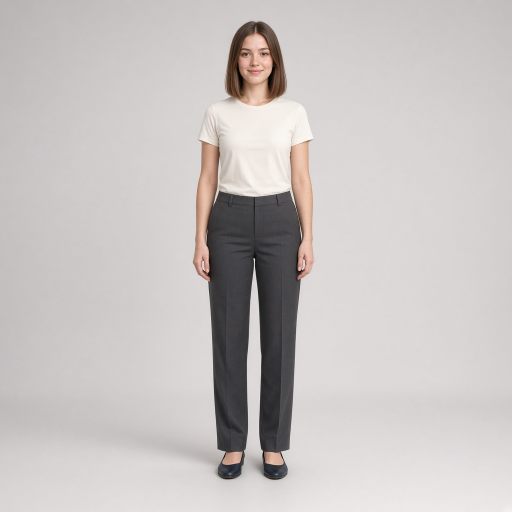
#> input picture base-personas/persona-b/latest/body_front.jpg, 1024 x 1024 px (shown at 1/2 size)
$ python latest_sheet.py
#> lines starting #> are read from the running program, lines starting #| are printed output that depends on the picture
"""Compose the Persona B latest sheet from the six working photographs."""
import io
import pathlib
from PIL import Image, ImageDraw, ImageFont

VIEWS = (
    ('body_front.jpg', 'Front body'),
    ('face_front.jpg', 'Front face'),
    ('face_left_three_quarter.jpg', 'Left 3/4'),
    ('face_right_three_quarter.jpg', 'Right 3/4'),
    ('face_left_profile.jpg', 'Left profile'),
    ('face_right_profile.jpg', 'Right profile'),
)
WIDTH = 1760
HEIGHT = 1080
PAPER = (246, 243, 236)
INK = (28, 43, 36)
MUTED = (96, 104, 98)
RULE = (214, 208, 198)
CARD = (255, 252, 247)
FONT = '/usr/share/fonts/truetype/dejavu/DejaVuSans.ttf'
FONT_BOLD = '/usr/share/fonts/truetype/dejavu/DejaVuSans-Bold.ttf'
SWATCHES = (
    ('face_front.jpg', (0.44, 0.46), 'Skin'),
    ('face_front.jpg', (0.30, 0.28), 'Hair'),
    ('face_front.jpg', (0.38, 0.42), 'Iris'),
    ('face_front.jpg', (0.50, 0.88), 'Ivory'),
    ('body_front.jpg', (0.46, 0.68), 'Charcoal'),
    ('body_front.jpg', (0.47, 0.88), 'Flats'),
    ('face_front.jpg', (0.08, 0.08), 'Studio'),
)
LOCKS = (
    '21-year-old adult',
    'Fair skin, chestnut bob, warm brown eyes, light freckles',
    'Resting face, lifted nose, same features',
    'Fitted ivory tee, fitted charcoal trousers, dark flats',
    'Slim figure. Natural bust, thinner waist, wider hips.',
)


def _font(path, size):
    return ImageFont.truetype(path, size)


def _sample(image, xy):
    pixel = image.convert('RGB').getpixel((
        min(image.width - 1, max(0, int(image.width * xy[0]))),
        min(image.height - 1, max(0, int(image.height * xy[1]))),
    ))
    return pixel


def _trim_studio(image):
    """Crop to the figure. The studio is a gradient, so each row uses its own edge color."""
    rgb = image.convert('RGB')
    pixels = rgb.load()
    width, height = rgb.size
    min_x, min_y, max_x, max_y = width, height, 0, 0
    for y in range(0, height, 2):
        background = tuple((pixels[8, y][channel] + pixels[width - 9, y][channel]) // 2 for channel in range(3))
        for x in range(0, width, 2):
            pixel = pixels[x, y]
            if sum(abs(pixel[channel] - background[channel]) for channel in range(3)) > 40:
                min_x = min(min_x, x)
                min_y = min(min_y, y)
                max_x = max(max_x, x)
                max_y = max(max_y, y)
    if max_x <= min_x or max_y <= min_y:
        return rgb
    return rgb.crop((
        max(0, min_x - 28),
        max(0, min_y - 16),
        min(width, max_x + 29),
        min(height, max_y + 20),
    ))


def _contain(image, box, fill):
    fitted = image.convert('RGB')
    fitted.thumbnail(box, Image.Resampling.LANCZOS)
    canvas = Image.new('RGB', box, fill)
    canvas.paste(fitted, ((box[0] - fitted.width) // 2, (box[1] - fitted.height) // 2))
    return canvas


def _cover(image, box):
    fitted = image.convert('RGB')
    scale = max(box[0] / fitted.width, box[1] / fitted.height)
    size = (max(box[0], round(fitted.width * scale)), max(box[1], round(fitted.height * scale)))
    fitted = fitted.resize(size, Image.Resampling.LANCZOS)
    left = (fitted.width - box[0]) // 2
    top = max(0, (fitted.height - box[1]) // 5)
    if top + box[1] > fitted.height:
        top = fitted.height - box[1]
    return fitted.crop((left, top, left + box[0], top + box[1]))


def _place(sheet, image, origin):
    x, y = origin
    if x < 0 or y < 0 or x + image.width > WIDTH or y + image.height > HEIGHT:
        raise ValueError('sheet image overflow')
    sheet.paste(image, origin)
    ImageDraw.Draw(sheet).rectangle(
        (x, y, x + image.width - 1, y + image.height - 1),
        outline=(255, 255, 255),
    )


def render_latest_sheet(folder):
    """Return JPEG bytes for the sheet. Reads the six view files in folder."""
    folder = pathlib.Path(folder)
    sources = {}
    for name, _label in VIEWS:
        path = folder / name
        if path.is_symlink() or not path.is_file():
            raise ValueError('persona asset unavailable')
        with Image.open(path) as image:
            image.load()
            if image.format not in ('JPEG', 'PNG'):
                raise ValueError('invalid persona image')
            sources[name] = image.copy()

    sheet = Image.new('RGB', (WIDTH, HEIGHT), PAPER)
    draw = ImageDraw.Draw(sheet)
    title = _font(FONT_BOLD, 26)
    eyebrow = _font(FONT, 12)
    sub = _font(FONT, 14)
    label_font = _font(FONT, 12)
    lock_font = _font(FONT, 14)

    draw.text((28, 24), 'PERSONA B', fill=INK, font=title)
    status = 'LATEST   ·   NOT LOCKED'
    draw.text((WIDTH - 28 - draw.textlength(status, font=eyebrow), 32), status, fill=MUTED, font=eyebrow)
    draw.text((28, 58), 'Fair skin, attractive, beautiful, gorgeous, elegant', fill=MUTED, font=sub)
    draw.text((28, 78), 'Slim figure, natural bust, thinner waist, wider hips', fill=MUTED, font=sub)
    draw.line((28, 104, WIDTH - 28, 104), fill=RULE, width=1)

    body_fill = _sample(sources['body_front.jpg'], (0.06, 0.06))
    trimmed = _trim_studio(sources['body_front.jpg'])
    body_width = 520
    body_height = min(900, round(body_width * trimmed.height / trimmed.width))
    _place(sheet, _contain(trimmed, (body_width, body_height), body_fill), (28, 116))
    draw.text((28, 116 + body_height + 8), 'FRONT BODY', fill=INK, font=label_font)

    _place(sheet, _cover(sources['face_front.jpg'], (540, 660)), (562, 116))
    draw.text((562, 784), 'FRONT FACE', fill=INK, font=label_font)

    angle_names = (
        'face_left_three_quarter.jpg',
        'face_right_three_quarter.jpg',
        'face_left_profile.jpg',
        'face_right_profile.jpg',
    )
    angle = 300
    for index, name in enumerate(angle_names):
        column, row = index % 2, index // 2
        origin = (1116 + column * (angle + 14), 116 + row * (angle + 26))
        _place(sheet, _cover(sources[name], (angle, angle)), origin)
        draw.text((origin[0], origin[1] + angle + 6), dict(VIEWS)[name].upper(), fill=INK, font=label_font)

    card = (562, 816, WIDTH - 28, 1048)
    draw.rectangle(card, fill=CARD, outline=RULE)
    draw.text((582, 832), 'WORKING LOCKS', fill=INK, font=label_font)
    for index, line in enumerate(LOCKS):
        draw.text((582, 856 + index * 22), line, fill=MUTED, font=lock_font)

    chip = 16
    for index, (name, xy, label) in enumerate(SWATCHES):
        column, row = index // 4, index % 4
        cursor = 1180 + column * 260
        chip_y = 856 + row * 28
        color = _sample(sources[name], xy)
        draw.rectangle((cursor, chip_y, cursor + chip, chip_y + chip), fill=color, outline=RULE)
        draw.text((cursor + chip + 8, chip_y + 1), label, fill=MUTED, font=label_font)
    note = 'Body and angles are edits of the front face, so the skin tone matches.'
    draw.text((582, 1012), note, fill=MUTED, font=eyebrow)
    buffer = io.BytesIO()
    sheet.save(buffer, format='JPEG', quality=92, optimize=True)
    return buffer.getvalue()


def write_latest_sheet(folder):
    folder = pathlib.Path(folder)
    target = folder / 'sheet.jpg'
    target.write_bytes(render_latest_sheet(folder))
#> in render_latest_sheet, image is the input picture: PIL image 1024x1024 RGB; mean R, G, B 199.5, 194.6, 193.2
#> in render_latest_sheet, `sheet = Image.new('RGB', (WIDTH, HEIGHT), PAPER)`:
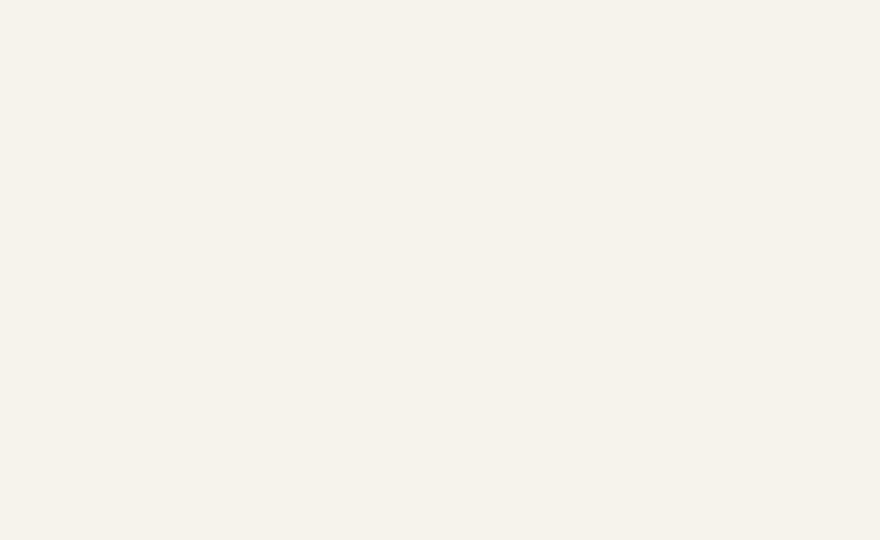
#> sheet: PIL image 1760x1080 RGB (shown at 1/2 size); mean R, G, B 246, 243, 236
#> in _sample, `pixel = image.convert('RGB').getpixel(( min(image.width - 1, max(0, in..`: pixel = (189, 188, 186)
#> the loop in _trim_studio, `for y in range(0, height, 2):` made 512 passes
#> background on passes 1 to 3: (189, 185, 184), (189, 185, 184), (189, 185, 184)
#> in _trim_studio, `return rgb.crop(( max(0, min_x - 28), max(0, min_y - 16), min(width, m..`:
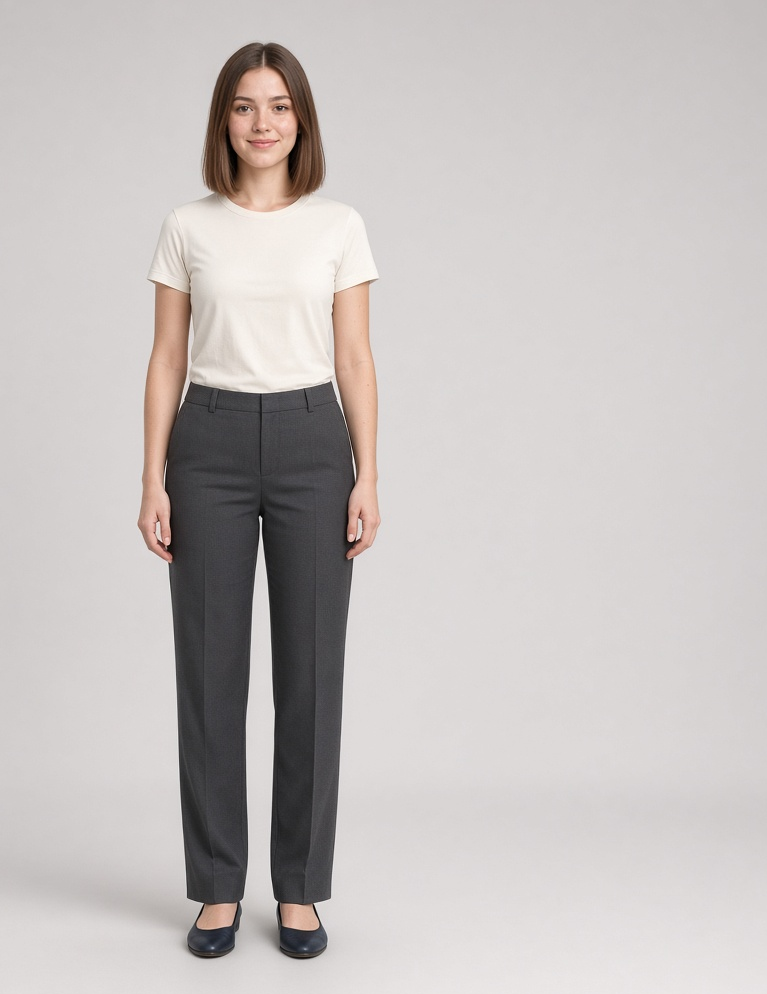
#> returned value: PIL image 767x994 RGB; mean R, G, B 197.3, 192, 190.4
#> in _place, `x, y = origin`: x = 28; y = 116
#> in _cover, `return fitted.crop((left, top, left + box[0], top + box[1]))`:
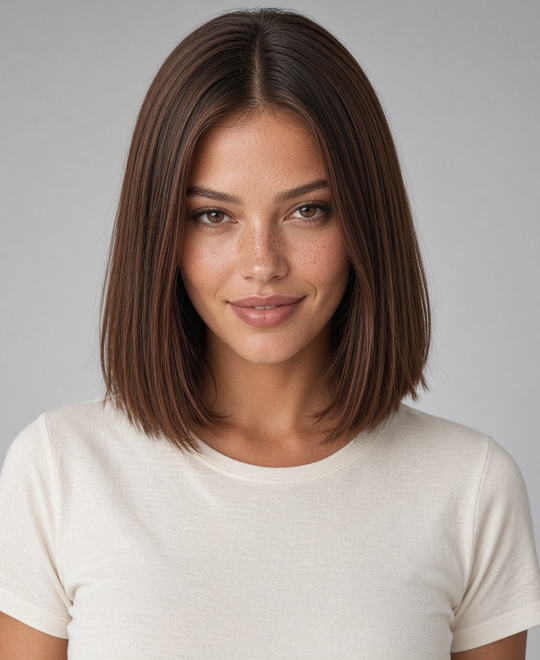
#> returned value: PIL image 540x660 RGB; mean R, G, B 164.3, 151.1, 144.4
#> the loop in render_latest_sheet, `for index, name in enumerate(angle_names):` made 4 passes
#> (x in _place, y in _place) on passes 1 to 4: (1116, 116), (1430, 116), (1116, 442), (1430, 442)
#> pass 1, in _cover (call 2), `fitted = fitted.resize(size, Image.Resampling.LANCZOS)`:
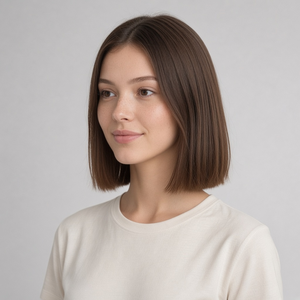
#> fitted: PIL image 300x300 RGB; mean R, G, B 180.7, 170.6, 165.8
#> pass 2, in _cover (call 3), `fitted = fitted.resize(size, Image.Resampling.LANCZOS)`:
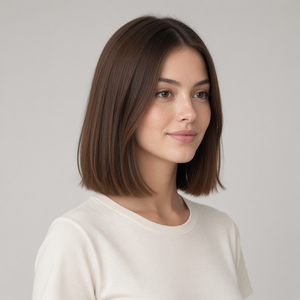
#> fitted: PIL image 300x300 RGB; mean R, G, B 179.2, 168.4, 161.7
#> pass 3, in _cover (call 4), `fitted = image.convert('RGB')`:
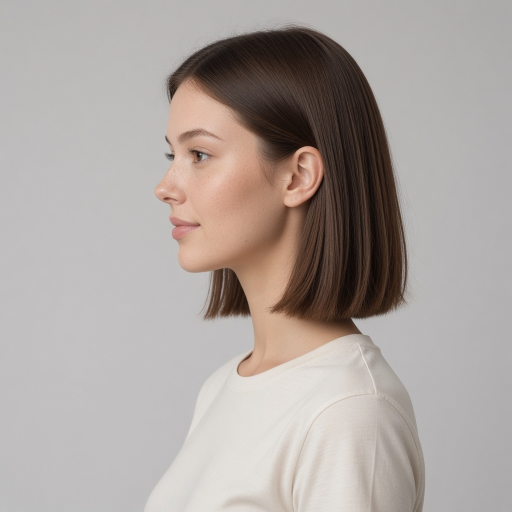
#> fitted: PIL image 1024x1024 RGB (shown at 1/2 size); mean R, G, B 171.9, 163.8, 159.6
#> after the loop in render_latest_sheet, `for index, name in enumerate(angle_names):`:
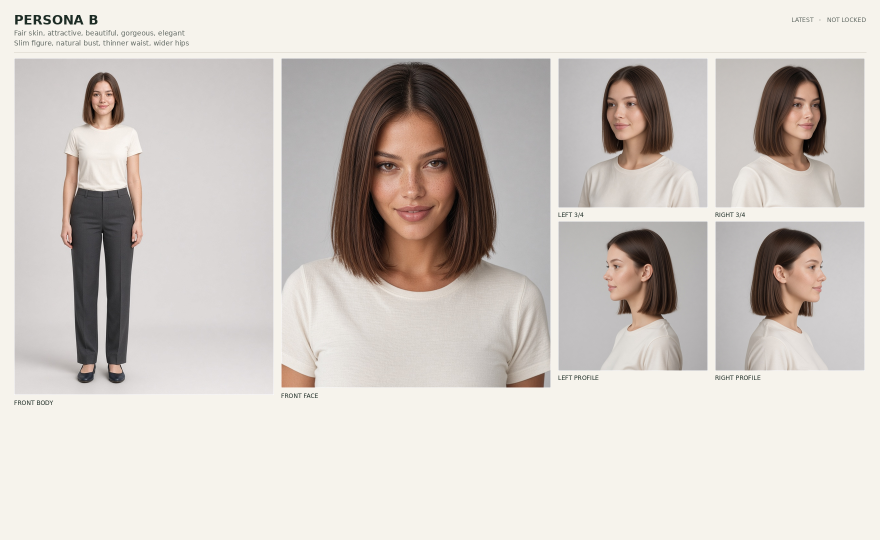
#> sheet: PIL image 1760x1080 RGB (shown at 1/2 size); mean R, G, B 208.6, 202.1, 196.6
#> the loop in render_latest_sheet, `for index, (name, xy, label) in enumerate(SWATCHES):` made 7 passes
#> color on passes 1 to 7: (146, 88, 74), (79, 55, 43), (152, 95, 76), (215, 210, 204), (61, 61, 63), (67, 61, 61), (170, 168, 169)
    return target


if __name__ == '__main__':
    destination = write_latest_sheet(pathlib.Path(__file__).resolve().parent / 'base-personas' / 'persona-b' / 'latest')
    print(destination)
